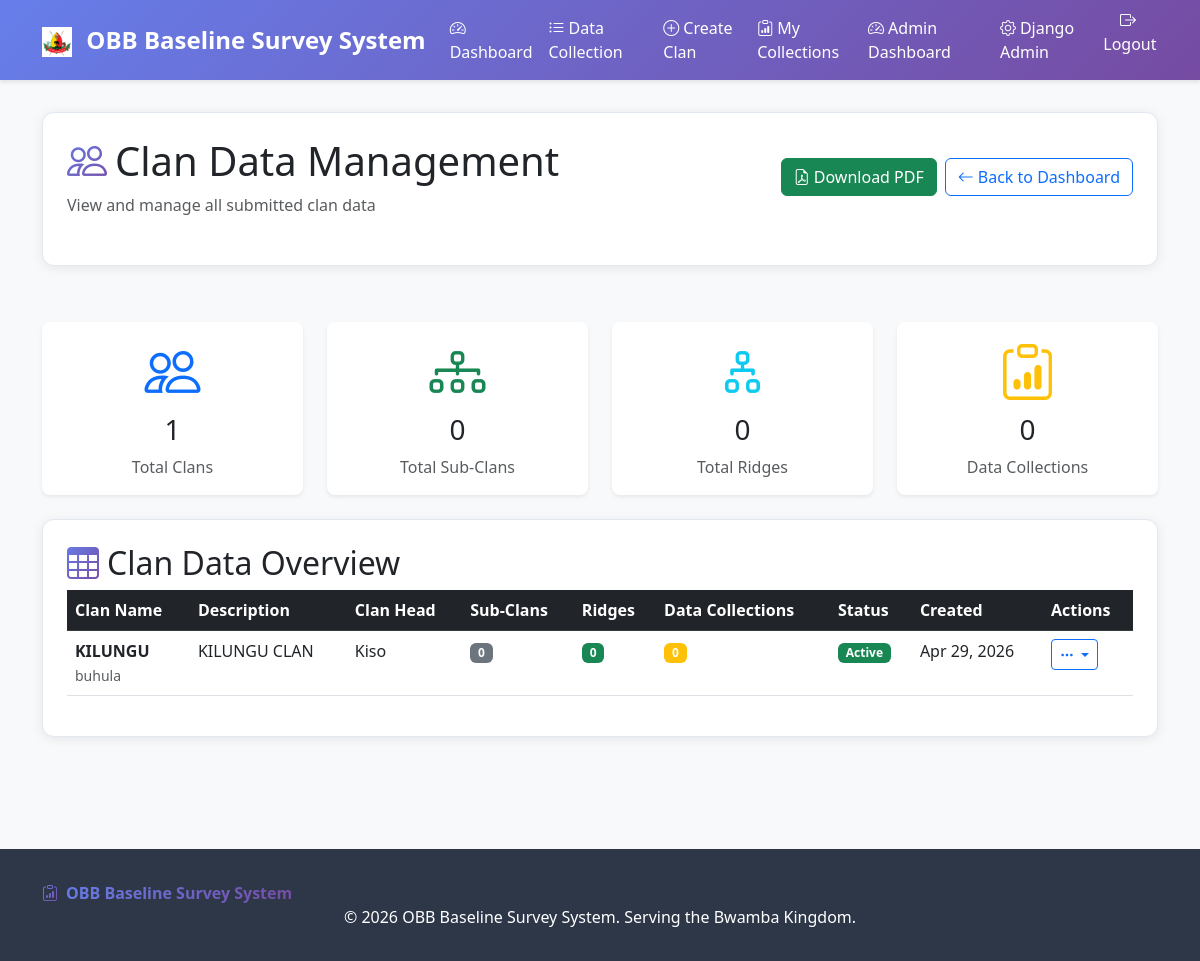
The app's page /admin-dashboard/data/clans/ (signed in) with its own data.
### surveys/models.py (models this page shows, shortened)
class Clan(models.Model):
    name = models.CharField(max_length=200, unique=True, help_text="Name of the clan")
    description = models.TextField(blank=True, help_text="Description of the clan")
    village = models.CharField(max_length=200, help_text="Village where clan is located")
    parish = models.CharField(max_length=200, help_text="Parish where clan is located")
    sub_county = models.CharField(max_length=200, help_text="Sub-county where clan is located")
    district = models.CharField(max_length=200, help_text="District where clan is located")
    clan_head_name = models.CharField(max_length=200, help_text="Name of clan head")
    clan_head_contact = models.CharField(max_length=20, blank=True, help_text="Contact number of clan head")
    clan_head_email = models.EmailField(blank=True, help_text="Email of clan head")
    created_by = models.ForeignKey(User, on_delete=models.CASCADE, related_name='clans_created')
    created_at = models.DateTimeField(auto_now_add=True)
    updated_at = models.DateTimeField(auto_now=True)
    is_active = models.BooleanField(default=True)
    survey = models.OneToOneField(Survey, on_delete=models.CASCADE, null=True, blank=True, related_name='clan')
    class Meta:
        ordering = ['name']
        verbose_name = "Clan"
        verbose_name_plural = "Clans"

### surveys/views.py (the view)
# urls.py: path('data/clans/', views.view_clan_data, name='view_clan_data'),
@login_required
@user_passes_test(is_admin)
def view_clan_data(request):
    try:
        from .models import Clan, SubClan, Ridge
        clan_models_available = True
    except ImportError:
        clan_models_available = False
    if not clan_models_available:
        messages.error(request, 'Clan models are not available.')
        return redirect('admin_dash:dashboard')
    clans_data = []
    clans = Clan.objects.all().order_by('-created_at')
    for clan in clans:
        survey_responses = SurveyResponse.objects.filter(survey=clan.survey).order_by('-submitted_at')
        clan_info = {
            'clan': clan,
            'survey_responses': survey_responses,
            'response_count': survey_responses.count(),
            'sub_clans_count': clan.sub_clans.count(),
            'ridges_count': Ridge.objects.filter(sub_clan__clan=clan).count()
        }
        clans_data.append(clan_info)
    total_sub_clans = sum(clan_info['sub_clans_count'] for clan_info in clans_data)
    total_ridges = sum(clan_info['ridges_count'] for clan_info in clans_data)
    total_responses = sum(clan_info['response_count'] for clan_info in clans_data)
    return render(request, 'surveys/admin/view_clan_data.html', {
        'clans_data': clans_data,
        'total_clans': clans.count(),
        'total_sub_clans': total_sub_clans,
        'total_ridges': total_ridges,
        'total_responses': total_responses
    })

### surveys/views.py (called while the page is built)
def is_admin(user):
    return user.is_staff

### surveys/templates/surveys/admin/view_clan_data.html (shortened to what this page needs)
{% extends "surveys/base.html" %}
{% block content %}
<div class="custom-card p-4">
    <div class="d-flex justify-content-between align-items-center mb-4">
        <div>
            <h1 class="mb-2">
                <i class="bi bi-people text-gradient me-2"></i>Clan Data Management
            </h1>
            <p class="text-muted mb-0">View and manage all submitted clan data</p>
        </div>
        <div class="d-flex gap-2">
            <a href="{% url 'admin_dash:export_clan_data_pdf' %}" class="btn btn-success">
                <i class="bi bi-file-earmark-pdf me-1"></i>Download PDF
            </a>
            <a href="{% url 'admin_dash:dashboard' %}" class="btn btn-outline-primary">
                <i class="bi bi-arrow-left me-1"></i>Back to Dashboard
            </a>
        </div>
    </div>
</div>
<div class="row row-cols-1 row-cols-md-4 g-4 mt-2">
    <div class="col">
        <div class="card border-primary shadow-sm">
            <div class="card-body text-center">
                <i class="bi bi-people display-4 text-primary"></i>
                <h3 class="mt-2">{{ total_clans }}</h3>
                <p class="text-muted mb-0">Total Clans</p>
            </div>
        </div>
    </div>
    <div class="col">
        <div class="card border-success shadow-sm">
            <div class="card-body text-center">
                <i class="bi bi-diagram-3 display-4 text-success"></i>
                <h3 class="mt-2">{{ total_sub_clans }}</h3>
                <p class="text-muted mb-0">Total Sub-Clans</p>
            </div>
        </div>
    </div>
    <div class="col">
        <div class="card border-info shadow-sm">
            <div class="card-body text-center">
                <i class="bi bi-diagram-2 display-4 text-info"></i>
                <h3 class="mt-2">{{ total_ridges }}</h3>
                <p class="text-muted mb-0">Total Ridges</p>
            </div>
        </div>
    </div>
    <div class="col">
        <div class="card border-warning shadow-sm">
            <div class="card-body text-center">
                <i class="bi bi-clipboard-data display-4 text-warning"></i>
                <h3 class="mt-2">{{ total_responses }}</h3>
                <p class="text-muted mb-0">Data Collections</p>
            </div>
        </div>
    </div>
</div>
<div class="custom-card p-4 mt-4">
    <h2>
        <i class="bi bi-table text-gradient me-2"></i>Clan Data Overview
    </h2>
    {% if clans_data %}
        <div class="table-responsive">
            <table class="table table-hover">
                <thead class="table-dark">
                    <tr>
                        <th>Clan Name</th>
                        <th>Description</th>
                        <th>Clan Head</th>
                        <th>Sub-Clans</th>
                        <th>Ridges</th>
                        <th>Data Collections</th>
                        <th>Status</th>
                        <th>Created</th>
                        <th>Actions</th>
                    </tr>
                </thead>
                <tbody>
                    {% for clan_info in clans_data %}
                    <tr>
                        <td>
                            <strong>{{ clan_info.clan.name }}</strong>
                            {% if clan_info.clan.village %}
                                <br><small class="text-muted">{{ clan_info.clan.village }}</small>
                            {% endif %}
                        </td>
                        <td>{{ clan_info.clan.description|default:"No description"|truncatewords:10 }}</td>
                        <td>{{ clan_info.clan.clan_head_name|default:"Not specified" }}</td>
                        <td>
                            {% if clan_info.sub_clans_count > 0 %}
                                <a href="#" class="badge bg-info text-decoration-none" data-bs-toggle="modal" data-bs-target="#subClansModal{{ clan_info.clan.id }}">
                                    {{ clan_info.sub_clans_count }} <i class="bi bi-diagram-3 ms-1"></i>
                                </a>
                            {% else %}
                                <span class="badge bg-secondary">{{ clan_info.sub_clans_count }}</span>
                            {% endif %}
                        </td>
                        <td>
                            <span class="badge bg-success">{{ clan_info.ridges_count }}</span>
                        </td>
                        <td>
                            <span class="badge bg-warning">{{ clan_info.response_count }}</span>
                        </td>
                        <td>
                            {% if clan_info.clan.is_active %}
                                <span class="badge bg-success">Active</span>
                            {% else %}
                                <span class="badge bg-secondary">Inactive</span>
                            {% endif %}
                        </td>
                        <td>{{ clan_info.clan.created_at|date:"M d, Y" }}</td>
                        <td>
                            <div class="btn-group" role="group">
                                <button type="button" class="btn btn-sm btn-outline-primary dropdown-toggle" data-bs-toggle="dropdown">
                                    <i class="bi bi-three-dots"></i>
                                </button>
                            </div>
                        </td>
                    </tr>
                    {% endfor %}
                </tbody>
            </table>
        </div>
    {% else %}
        <div class="text-center py-5">
            <i class="bi bi-people display-1 text-muted"></i>
            <h3 class="mt-3 text-muted">No clan data available</h3>
            <p class="text-muted">No clans have been created yet.</p>
        </div>
    {% endif %}
</div>
{% endblock %}

### surveys/templates/surveys/base.html (style rules this page uses)
:root { --primary-gradient: linear-gradient(135deg, #667eea 0%, #764ba2 100%); --primary-color: #667eea; --secondary-color: #6c757d; }
body { background-color: #f8f9fa; }
.custom-card { background: white; border-radius: 8px; box-shadow: 0 2px 10px rgba(0,0,0,0.1); margin-bottom: 2rem; border: none; }
.text-gradient { background: var(--primary-gradient); -webkit-background-clip: text; -webkit-text-fill-color: transparent; background-clip: text; }

### surveys/templates/surveys/admin/view_clan_data.html (style rules this page uses)
.text-gradient { background: linear-gradient(135deg, #667eea 0%, #764ba2 100%); -webkit-background-clip: text; -webkit-text-fill-color: transparent; background-clip: text; }
.custom-card { background: white; border-radius: 12px; box-shadow: 0 2px 12px rgba(0, 0, 0, 0.08); border: 1px solid #e2e8f0; }
.card { border: none; border-radius: 8px; box-shadow: 0 2px 8px rgba(0, 0, 0, 0.06); }
.table th { border-top: none; font-weight: 600; color: white; }
.badge { font-size: 0.75rem; }
.btn-group .btn { border-radius: 0.25rem; }
.btn-sm { padding: 0.25rem 0.5rem; font-size: 0.875rem; }

### records on screen
Clan: clan.name "KILUNGU", clan.village "buhula", clan.description "KILUNGU CLAN", clan.clan_head_name "Kiso", sub_clans_count "0", ridges_count "0", response_count "0", is_active "Active", clan.created_at "Apr 29, 2026"

### other values on screen
{{ total_clans }} "1"
{{ total_sub_clans }} "0"
{{ total_ridges }} "0"
{{ total_responses }} "0"
